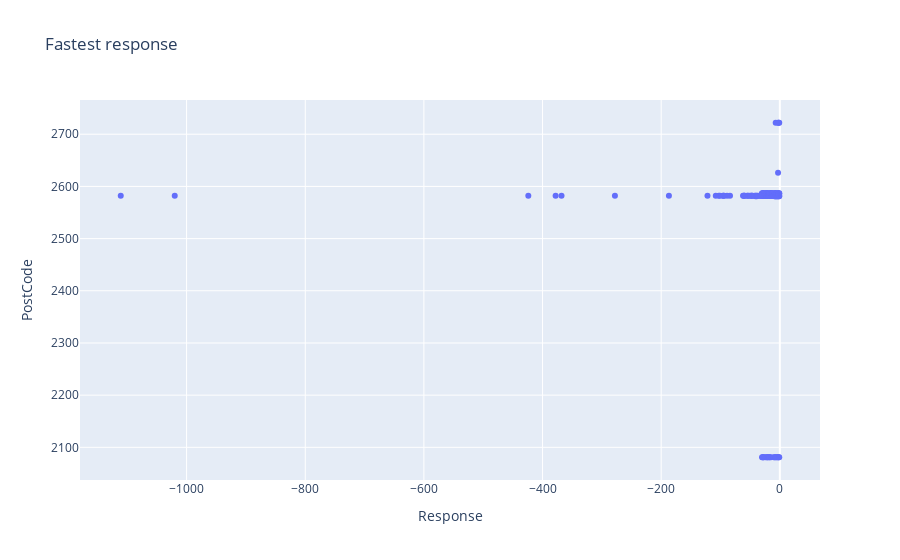

This figure's notebook cell:
### Code cell
import plotly.express as px

fig = px.scatter(df, x='Response', y='PostCode', title='Fastest response')
fig.show()

### Figure 1 — Plotly figure (JSON) as saved in the notebook; plotly's stock layout.template omitted (floating-point values rounded to 4 significant figures; data arrays with more than 128 entries replaced by an {"elided": "..."} marker saying what was removed)
{"data": [{"hovertemplate": "Response=%{x}<br>PostCode=%{y}<extra></extra>", "legendgroup": "", "marker": {"color": "#636efa", "symbol": "circle"}, "mode": "markers", "name": "", "orientation": "v", "showlegend": false, "type": "scatter", "x": {"elided": "152 int values"}, "xaxis": "x", "y": {"elided": "152 int values"}, "yaxis": "y"}], "layout": {"legend": {"tracegroupgap": 0}, "title": {"text": "Fastest response"}, "xaxis": {"anchor": "y", "domain": [0.0, 1.0], "title": {"text": "Response"}}, "yaxis": {"anchor": "x", "domain": [0.0, 1.0], "title": {"text": "PostCode"}}}}
